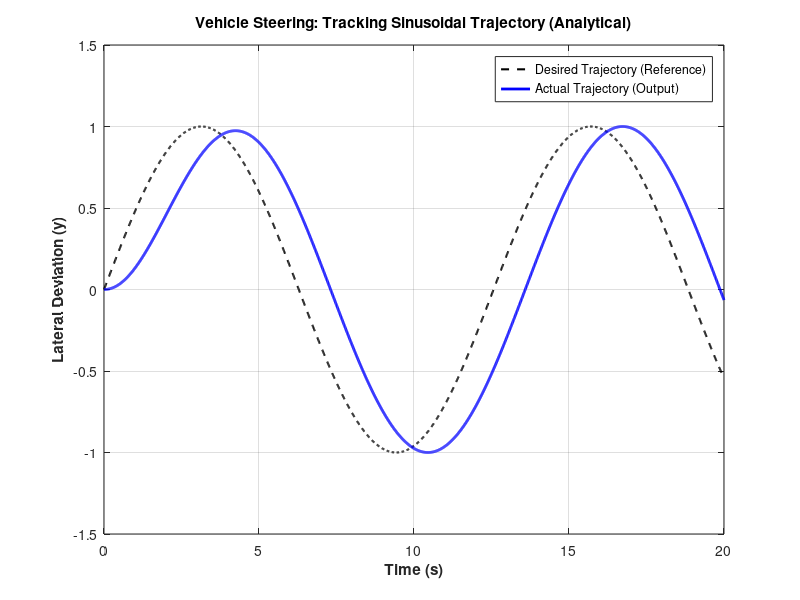

Here is the MATLAB script that generated this plot:
% =========================================================================
% Vehicle Steering System - Analytical Controller & Observer Design
% Reference: Astrom & Murray (AM09), Examples 6.4 & 7.3
% =========================================================================
clear; clc; close all;

% 1. System Parameters
gamma = 0.5; % Ratio of distance to center of mass vs wheelbase
A = [0 1; 
    0 0];
B = [gamma; 
    1];
C = [1 0];   
D = 0;

% 2. Controller Design (Using Analytical Equations from Text)
% Define desired closed-loop natural frequency and damping ratio
wc = 1;     % Controller natural frequency (rad/s)
zc = 0.707; % Controller damping ratio (critically damped)

% Apply equations from Example 6.4
k1 = wc^2;
k2 = 2*zc*wc - gamma*wc^2;
K = [k1, k2];

% Feedforward gain from Equation 6.13
kr = k1; 

% 3. Observer Design (Using Analytical Equations from Example 7.3)
% Make observer faster than controller (e.g., twice as fast)
wo = 2 * wc;  % Observer natural frequency
zo = 0.707;   % Observer damping ratio

% For A = [0 1; 0 0] and C = [1 0], det(sI - A + LC) = s^2 + l1*s + l2
l1 = 2*zo*wo;
l2 = wo^2;
L = [l1; l2];

% =========================================================================
% 4. SIMULINK INITIALIZATION VARIABLES
% =========================================================================
A_obs = A - L*C;
B_obs = [B, L];           % Muxed input takes both 'u' and 'y'
C_obs = eye(size(A, 1));  % Outputs all estimated states to feed into K
D_obs = zeros(size(C_obs, 1), size(B_obs, 2));

% =========================================================================
% 5. MATLAB lsim Simulation (for standalone plotting)
% =========================================================================
A_cl = [A,           -B*K;
    L*C,  A - L*C - B*K];
B_cl = [B*kr; 
    B*kr];
C_cl = [C, 0, 0]; 
D_cl = 0;

sys_cl = ss(A_cl, B_cl, C_cl, D_cl);
t = 0:0.01:20;
r = sin(0.5 * t); 

[y, t_out, x_out] = lsim(sys_cl, r, t);

figure('Name', 'Vehicle Steering Control');
plot(t, r, '--k', 'LineWidth', 1.5); hold on;
plot(t, y, 'b', 'LineWidth', 2);
xlabel('Time (s)', 'FontWeight', 'bold');
ylabel('Lateral Deviation (y)', 'FontWeight', 'bold');
title('Vehicle Steering: Tracking Sinusoidal Trajectory (Analytical)');
legend('Desired Trajectory (Reference)', 'Actual Trajectory (Output)', 'Location', 'best');
grid on;

disp('Analytical variables loaded successfully. You can run Simulink now.');
